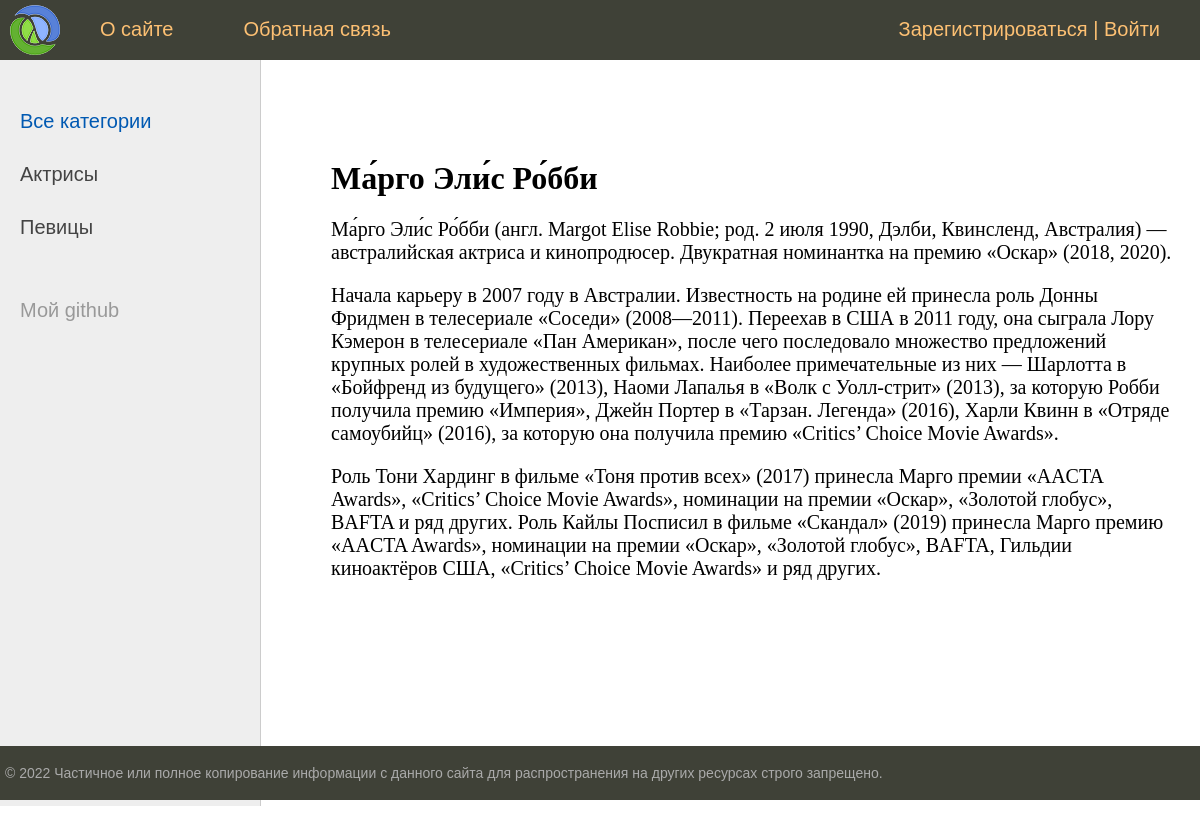
Screenshot of /post/margo-elis-robbi/ with the database file from the repository.
### app1/models.py (models this page shows, shortened)
class Category(models.Model):
    name = models.CharField(max_length=100, db_index=True, verbose_name='Категория')
    slug = models.SlugField(max_length=255, unique=True, db_index=True, verbose_name="URL")
    def get_absolute_url(self):
        return reverse('category', kwargs={'cat_slug': self.slug})
    class Meta:
        verbose_name = 'Категория'
        verbose_name_plural = 'Категории'
        ordering = ['id']

class Women(models.Model):
    title = models.CharField(max_length=255, verbose_name='Заголовок')
    slug = models.SlugField(max_length=255, unique=True, db_index=True, verbose_name="URL")
    content = models.TextField(blank=True, verbose_name='Содержание')
    photo = models.ImageField(upload_to="photos/%Y/%m/%d/", blank=True, verbose_name='Фото')
    time_create = models.DateTimeField(auto_now_add=True, verbose_name='Время создания')
    time_update = models.DateTimeField(auto_now=True, verbose_name='Время изменения')
    is_published = models.BooleanField(default=True, verbose_name='Статус публикации')
    cat = models.ForeignKey('Category', on_delete=models.PROTECT, verbose_name='Категория')
    def __str__(self):
        return self.title
    class Meta:
        verbose_name = 'Известные конфетки'
        verbose_name_plural = 'Известные конфетки'

### app1/views.py (the view)
# urls.py: path('post/<slug:post_slug>/', ShowPost.as_view(), name='post'),
class ShowPost(DataMixin, DetailView):
    model = Women
    template_name = 'app1/post.html'
    slug_url_kwarg = 'post_slug'
    context_object_name = 'post'
    def get_context_data(self, *, object_list=None, **kwargs):
        context = super().get_context_data(**kwargs)
        c_def = self.get_user_context(title=context['post'])
        context = dict(list(context.items()) + list(c_def.items()))
        return context

### app1/utils.py (called while the page is built)
    def get_user_context(self, **kwargs):
        context = kwargs
        cats = Category.objects.annotate(Count('women'))
        user_menu = menu.copy()
        if not self.request.user.is_authenticated:
            user_menu.pop(1)
        context['menu'] = user_menu
        context['cats'] = cats
        if 'cat_selected' not in context:
            context['cat_selected'] = 0
        return context

### app1/templates/app1/post.html (shortened to what this page needs)
{% extends 'app1/base.html' %}
{% block content %}
    <h1>{{ post.title }}</h1>
    {{ post.content|linebreaks }}
{% endblock content %}

### app1/templates/app1/base.html (shortened to what this page needs)
{% load static %}
{% load app1_tags %}
<!DOCTYPE html>
<html>
<head>
	<link type="text/css" href="{% static 'app1/css/styles.css' %}" rel="stylesheet" />
</head>
<body>
    <table class="table-page" border=0 cellpadding="0" cellspacing="0">
        <tr><td valign=top>
                {% block mainmenu %}
                <div class="header">
                    <ul id="mainmenu" class="mainmenu">
                    <li class="logo"><a href="{% url 'home' %}"><div class="logo"></div></a></li>
                    {% for m in menu %}
                        <li><a href="{% url m.url_name %}">{{m.title}}</a></li>
                    {% endfor %}
                    <li class="last"><a href="{% url 'register' %}">Зарегистрироваться</a> | <a href="{% url 'login' %}">Войти</a></li>
                    </ul>
                </div>
                {% endblock mainmenu %}
        <table class="table-content" border=0 cellpadding="0" cellspacing="0">
        <tr>
            <td valign="top" class="left-chapters">
                <ul id="leftchapters">
                    {% if cat_selected == 0 %}
                    <li class="selected">Все категории</li>
                    {% else %}
                    <li><a href="{% url 'home' %}" >Все категории</a></li>
                    {% endif %}
                {% for c in cats %}
                    {% if c.women__count > 0 %}
                        {% if c.pk == cat_selected %}
                            <li class="selected">{{ c.name }}</li>
                        {% else %}
                            <li><a href="{{ c.get_absolute_url }}">{{ c.name }}</a></li>
                        {% endif %}
                    {% endif %}
                {% endfor %}
                    <li class="share">
                    <p>Мой github</p>
                    <a class="share-yt" href="https://github.com/GerasiMandMumu?tab=overview&from=2022-05-01&to=2022-05-17" target="_blank" rel="nofollow"></a>
                    </li>
                </ul>
            </td>
        <td valign="top" class="content">
	<div class="content-text">
        {% block content %}
        {% endblock %}
	</div>
        </td></tr></table>
        </td></tr>
        <tr><td valign=top>
            <div id="footer">
                <p>&copy; 2022 Частичное или полное копирование информации с данного сайта для распространения на других ресурсах строго запрещено.</p>
            </div>
        </td></tr></table>
    </body>
</html>

### app1/static/app1/css/styles.css (style rules this page uses)
html, body { font-family: 'Arial'; margin: 0; padding: 0; height: 100%; width: 100%; color: #444; }
a { color: #0059b2; text-decoration: none; }
.table-page { width: 100%; height: 100%; vertical-align: top; }
.table-page tr { height: 100%; }
.header { background: #3F4137; height: 60px; }
.logo { background: url('../images/logo.png') no-repeat 10px 5px; width: 70px; height: 60px; }
ul.mainmenu { list-style: none; margin: 0; padding: 0; height: 60px; color: #fdc073; font-size: 20px; overflow: hidden; }
ul.mainmenu li { float: left; margin: 18px 40px 0 30px; }
ul.mainmenu li.logo { margin: 0; }
ul.mainmenu li.last { float: right; }
ul.mainmenu li a { color: #fdc073; text-decoration: none; }
.table-content { width: 100%; min-height: 100%; height: 100%; }
.left-chapters { margin: 0; background: #eee; border-right: 1px solid #ccc; min-height: 100%; }
.left-chapters ul { width: 230px; min-height: 100%; margin: 0; padding: 20px 10px 10px 20px; list-style: none; font-size: 20px; }
.left-chapters ul li { margin: 30px 0 0 0; color: #999; }
.left-chapters ul li.selected { color: #0059b2; }
.left-chapters ul li a { color: #444; text-decoration: none; }
.left-chapters ul li.share { margin: 60px 0 0 0; }
.left-chapters ul li.share p { margin: 30px 0 30px 0; }
.left-chapters ul li.share a { display: inline-block; width: 40px; height: 40px; margin: 0 20px 0 0; }
.left-chapters ul li.share a.share-yt { width: 100%; height: 30px; background: url('../images/share_yt.png') no-repeat 0 0 }
.content { padding: 40px 20px 20px 40px; width: 100%; box-sizing: border-box; }
.content-text { margin: 60px 0 0 30px; color: #000; font-size: 20px; font-family: Yandex Sans Display Light; }
.content-text h1 { font-size: 32px; }
#footer { box-sizing: border-box; background: #3F4137; padding: 5px; color: #aaa; font-size: 14px; font-family: Verdana, Geneva, Arial, Helvetica; text-align: left; overflow: hidden; }

### rows the page displays
Category: name "Актрисы"
Category: name "Певицы"
Women: title "Ма́рго Эли́с Ро́бби", content "Ма́рго Эли́с Ро́бби (англ. Margot Elise Robbie; род. 2 июля 1990, Дэлби, Квинсленд, Австралия) — австралийская актриса и кинопродюсер. Двукратная номинантка на премию «Оскар» (2018, 2020). Начала карьеру в 2007 году в Австралии. Известность на родине ей принесла роль Донны Фридмен в телесериале «Соседи» (2008—2011). Переехав в США в 2011 году, она сыграла Лору Кэмерон в телесериале «Пан Американ», после чего последовало множество предложений крупных ролей в художественных фильмах. Наиболее примечательные из них — Шарлотта в «Бойфренд из будущего» (2013), Наоми Лапалья в «Волк с Уолл-стрит» (2013), за которую Робби получила премию «Империя», Джейн Портер в «Тарзан. Легенда» (2016), Харли…"

### other values shown
{{ m.title }} "О сайте" "Обратная связь"
